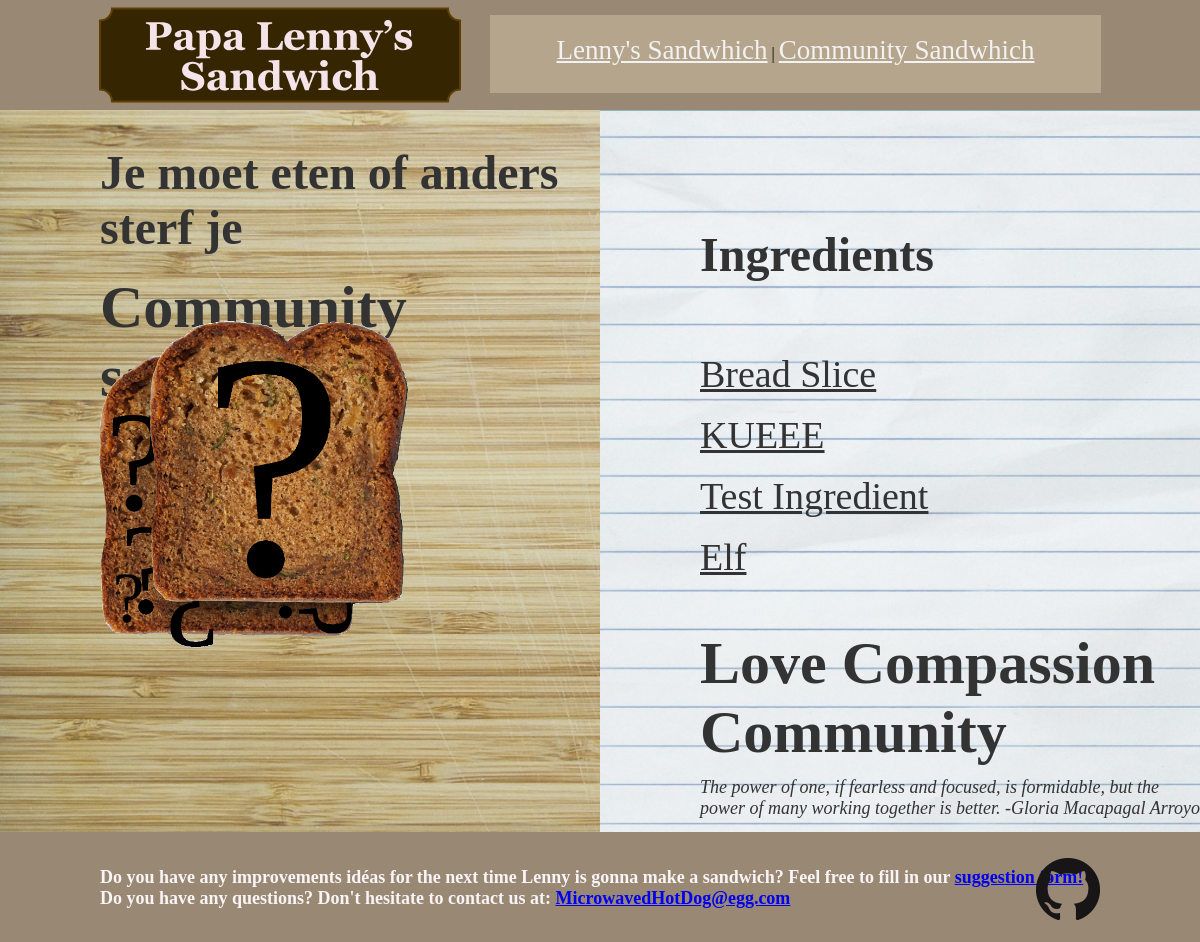
The app's page /Community_sandwich with its own data.
### eggu/models.py (models this page shows, shortened)
class Sandwich(models.Model):
    created_at = models.DateTimeField(auto_now_add=True)
    title = models.CharField(max_length=255)
    description = models.TextField()
    image = models.ImageField(upload_to="pics", blank=True)

class Ingredient(models.Model):
    title = models.CharField(max_length=255)
    description = models.TextField()
    order = models.IntegerField(default=0)
    image = models.ImageField(upload_to="pics", blank=True)
    Sandwich = models.ForeignKey(Sandwich, on_delete=models.DO_NOTHING)
    class Meta:
        ordering = ["order", ]

### eggu/views.py (the view)
# urls.py: path("Community_sandwich", views.community_sandwich, name="community_sandwich"),
def community_sandwich(request):
    sandwich = Sandwich.objects.get(pk=2)
    return render(request, "eggu/community_sandwich.html", {"sandwich": sandwich})

### eggu/templatetags/eggu_extras.py (called while the page is built)
@register.simple_tag
def random_quote():
    quotes = [
        "Growth is never by mere chance; it is the result of forces working together.\n-James Cash Penney",
        "We cannot accomplish all that we need to do without working together\n-Bill Richardson",
        "The power of one, if fearless and focused, is formidable, but the power of many working together is better.\n-Gloria Macapagal Arroyo",
        "The power of one, if fearless and focused, is formidable, but the power of many working together is better.\n-Jacqueline Novogratz",
        "I love a sandwich that you can barely fit in your mouth because there's so much stuff on it. The bread should not be the main thing on a sandwich.\n-Adrianne Palicki",
        "Communism will win.\n-Slavoj Zizek",
    ]
    return random.choice(quotes)

### eggu/templates/eggu/community_sandwich.html (shortened to what this page needs)
{% extends "layout.html" %}
{% load static from staticfiles %}
{% load eggu_extras %}
{% block content %}
<div id="main">
    <div id="kek">
        <h2 class="poop1">Je moet eten of anders sterf je</h2>
        <h1>{{ sandwich.title }}</h1>
        <img class="community-sandwich" src="{{ sandwich.image.url }}" alt="Community Sandwich" title="{{ sandwich.description }}">
    </div>
    <div id="kek2">
        <h2 class="poop2">Ingredients</h2>
        <div>
        {% for ingredient in sandwich.ingredient_set.all %}
            <div>
                <p class="ingredient"><a class="ingredient" href="{% url 'eggu:detail' pk=ingredient.pk %}">{{ ingredient.title }}</a></p>
            </div>
        {% endfor %}
        </div>
        <h1 class="Buzzwords">Love  Compassion  Community</h1>
        <cite><p>{% random_quote %}</p></cite>
    </div>
</div>
{% endblock %}

### assets/css/layout.css (style rules this page uses)
* { margin: 0; padding: 0; }
html, body { height: 100%; margin: 0; padding: 0; }
h1 { font-family : Georgia; font-weight : bold; font-size : 3.75rem; color : #333333; color : rgb(51, 51, 51); }
h2 { font-family : Georgia; font-weight : bold; font-size : 48px; color : #333333; color : rgb(51, 51, 51); }
cite p { color : rgb(51, 51, 51); font-size: 18px; }
#main { display: flex; }
#kek { padding-left: 100px; background-image: url( '../backgrounds/opt_board_background_2.jpg' ); background-size: cover; width: 50%; height: calc(100vh - 220px); min-height: 722px; overflow: hidden; }
#kek2 { padding-left: 100px; background-image: url( '../backgrounds/opt_paper_background.jpg' ); background-size: cover; width: 50%; }
.sandwich, .community-sandwich { position : absolute ; left : 98px; top: 320px; width : 26%; max-height: calc(100% - 450px); }
.ingredient { font-family : Georgia; font-size : 38px; color : #333333; color : rgb(51, 51, 51); margin-bottom: 17px; }
.poop1 { margin-top: 35px; margin-bottom: 18px; }
.poop2 { margin-top: 117px; margin-bottom: 70px; }
.Buzzwords { color : rgb(51, 51, 51); margin-top: 50px; margin-bottom: 10px; }

### records on screen
Sandwich: title "Community…", image (picture)
Ingredient: title "Bread Slice"
Ingredient: title "KUEEE"
Ingredient: title "Test Ingredient"
Ingredient: title "Elf"

### other values on screen
{{ "MicrowavedHotDog@egg.com"|urlize }} "MicrowavedHotDog@egg.com"
